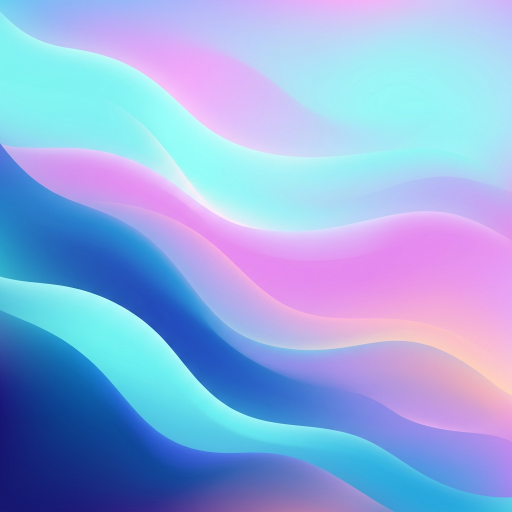
#> input picture bg.png, 1024 x 1024 px (shown at 1/2 size)
$ python -i test_protect.py   (imports and definitions only)
#> lines starting #> are read from the running program, lines starting #| are printed output that depends on the picture; after the words box and inside, x2 and y2 are one past the last pixel; in counts of white or black regions, pixels touching at a corner belong together
import cv2
import numpy as np

def process_test(image):
    hsv = cv2.cvtColor(image, cv2.COLOR_BGR2HSV)
#> hsv: shape (300, 400, 3); mean H, S, V 0, 0, 255
    h, s, v = cv2.split(hsv)
#> h: shape (300, 400); every value is 0
#> v: shape (300, 400); every value is 255

    # 模擬黑字與邊緣色差
    s_lower = 30
    v_lower = 30

    lower_blue = np.array([90, s_lower, v_lower])
    upper_blue = np.array([130, 255, 255])
    mask_blue = cv2.inRange(hsv, lower_blue, upper_blue)

    mask = mask_blue

    # 建立保護遮罩
    protect_mask = cv2.bitwise_and(
        cv2.compare(s, 60, cv2.CMP_LT),
        cv2.compare(v, 200, cv2.CMP_LT)
    )
    protect_kernel = np.ones((3, 3), np.uint8)
    protect_mask = cv2.dilate(protect_mask, protect_kernel, iterations=1)

    kernel = np.ones((5, 5), np.uint8)
    mask = cv2.dilate(mask, kernel, iterations=2)

    mask = cv2.bitwise_and(mask, cv2.bitwise_not(protect_mask))

    result = image.copy()
    result[mask > 0] = (255, 255, 255)
    return result

# 產生一個測試圖片: 白底, 黑字(帶一點藍色邊緣), 純藍色筆跡
img = np.full((300, 400, 3), 255, dtype=np.uint8)
# 畫純藍色筆跡
# [5 lines not run here, left out]

res = process_test(img)
# [2 lines not run here, left out]

>>> import cv2
>>> picture = cv2.imread('bg.png')
#> picture is the input picture: shape (1024, 1024, 3); mean B, G, R 223.8, 172, 145.4
>>> result = process_test(picture)
#> in process_test (call 2), `hsv = cv2.cvtColor(image, cv2.COLOR_BGR2HSV)`: hsv: shape (1024, 1024, 3); mean H, S, V 114.8, 115.3, 225.5
#> in process_test (call 2), `h, s, v = cv2.split(hsv)`:
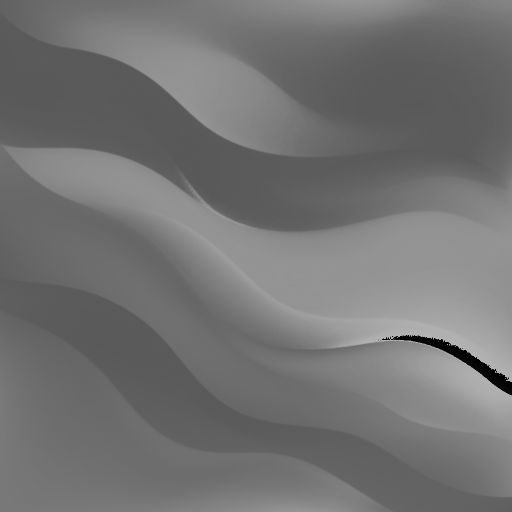
#> h: shape (1024, 1024) (shown at 1/2 size); min 0, max 179, mean 114.8
#> in process_test (call 2), `h, s, v = cv2.split(hsv)`:
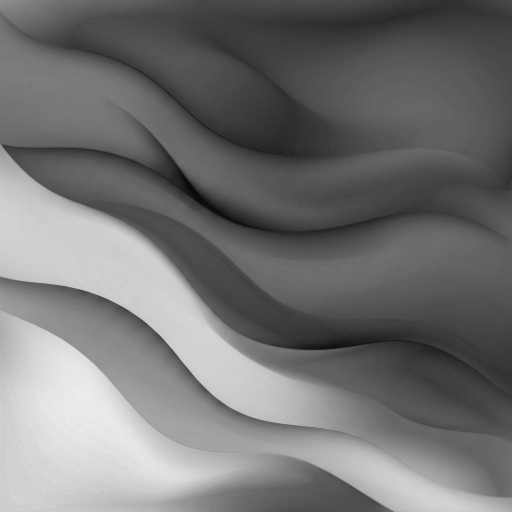
#> s: shape (1024, 1024) (shown at 1/2 size); min 6, max 241, mean 115.3
#> in process_test (call 2), `h, s, v = cv2.split(hsv)`:
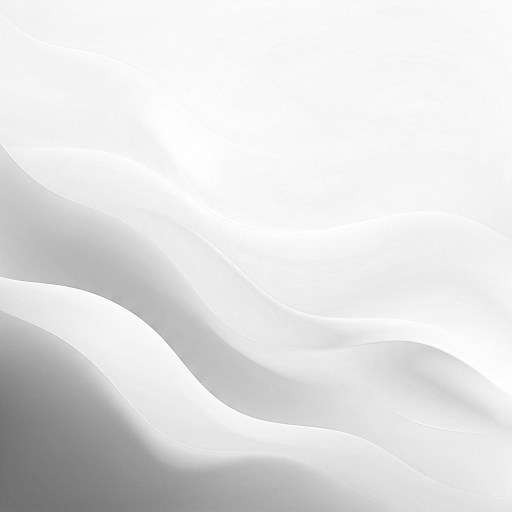
#> v: shape (1024, 1024) (shown at 1/2 size); min 107, max 255, mean 225.5
#> in process_test (call 2), `mask_blue = cv2.inRange(hsv, lower_blue, upper_blue)`:
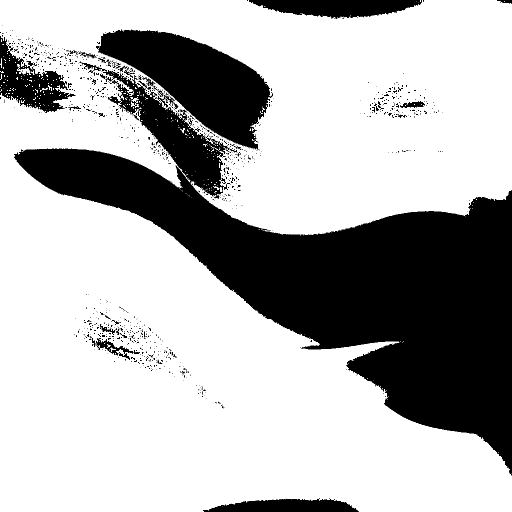
#> mask_blue: shape (1024, 1024) (shown at 1/2 size); 69.9% white; 871 black regions (803 under 20 px), largest, box (x1, y1, x2, y2) and area: (28, 122, 1024, 952) 243717, (192, 59, 546, 299) 39494, (0, 72, 152, 226) 9638
#> in process_test (call 2), `protect_mask = cv2.bitwise_and( cv2.compare(s, 60, cv2.CMP_LT), cv2.co..`: protect_mask: shape (1024, 1024); every value is 0
#> in process_test (call 2), `mask = cv2.dilate(mask, kernel, iterations=2)`:
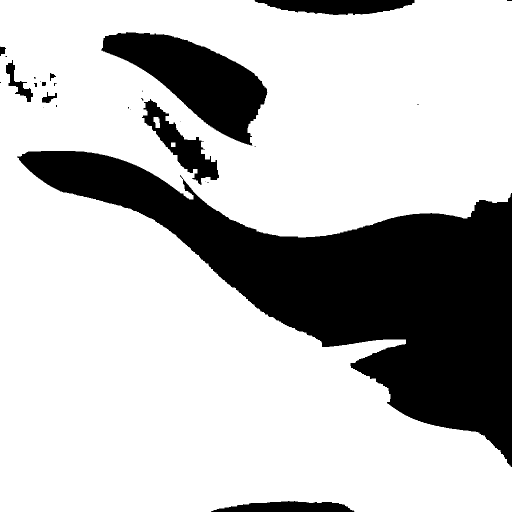
#> mask: shape (1024, 1024) (shown at 1/2 size); 74.6% white; 29 black regions (17 under 20 px), largest, box (x1, y1, x2, y2) and area: (34, 302, 1024, 934) 210409, (202, 64, 535, 291) 34167, (284, 198, 438, 370) 7894
#> in process_test (call 2), `result[mask > 0] = (255, 255, 255)`:
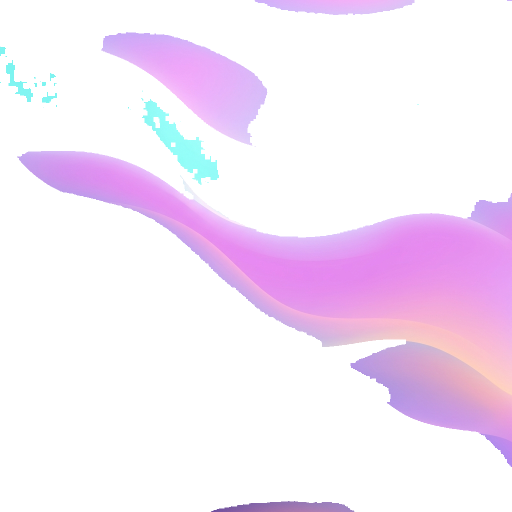
#> result: shape (1024, 1024, 3) (shown at 1/2 size); mean B, G, R 249.3, 232.6, 246.6
